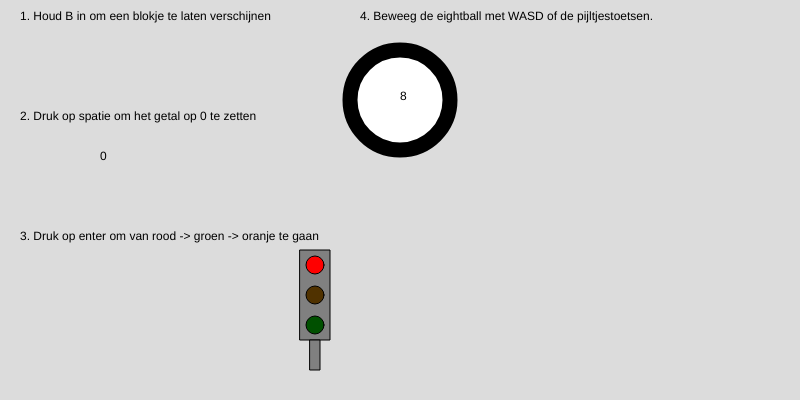
Frame 1 (no input)
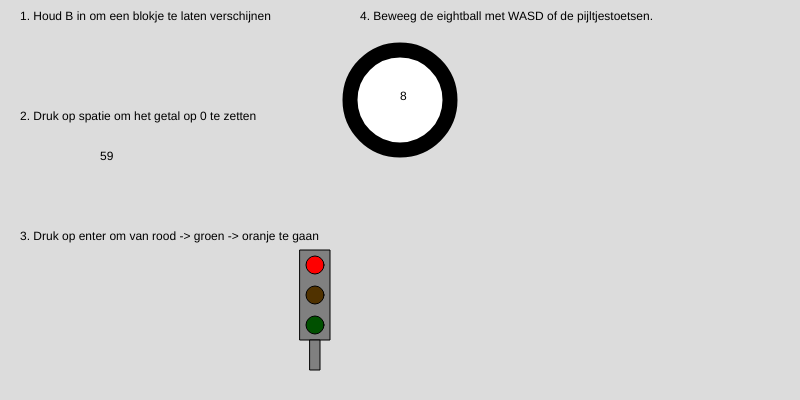
Frame 60 (no input)
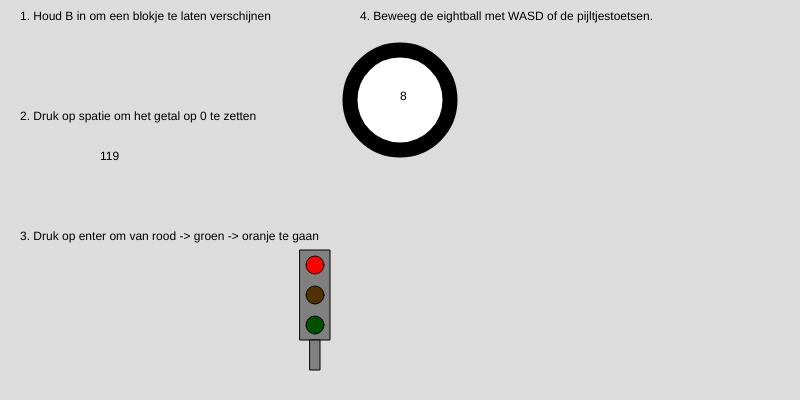
Frame 120 (the mouse pressed at the canvas centre since frame 60)

The p5.js sketch that drew these frames (run headless with seeded random() and noise() and a simulated clock; from frame 60 on, the mouse is pressed at the canvas centre):

// p5.js sketch
// ── sketch.js
let vierkant = false
let getal = 0
let licht = 0
let ballX = 400
let ballY = 100
function setup() {
  createCanvas(800, 400)
}

function draw() {
  background(220)
  fill(0,0,0)

  text("1. Houd B in om een blokje te laten verschijnen", 20, 20)
  text("2. Druk op spatie om het getal op 0 te zetten", 20,120)
  text("3. Druk op enter om van rood -> groen -> oranje te gaan",20,240)
  text("4. Beweeg de eightball met WASD of de pijltjestoetsen.",360,20)
  //als het vierkant true is, wordt het vierkant getekend
  if (vierkant == true) {
    strokeWeight(1)
    fill(255,255,255)
    rect(20, 30, 60, 60);
  }
  //getal + 1 
  fill(0,0,0)
  text(getal, 100, 160)
  getal += 1
  //reset getal bij 500
  if (getal >= 500) {
    getal = 0;
  }
  
  // stoplicht
strokeWeight(1)
fill(128,128,128)
rect(300,250,30,90)

// rood
if (licht == 0) {
  fill(255,0,0)
} else {
  fill(80,0,0)
}
circle(315,265,18)

// oranje
if (licht == 2) {
  fill(255,128,0)
} else {
  fill(80,50,0)
}
circle(315,295,18)

// groen
if (licht == 1) {
  fill(0,255,0)
} else {
  fill(0,80,0)
}
circle(315,325,18)

// paal
fill(128,128,128)
rect(310,340,10,30)

//8-ball
strokeWeight(15)
fill(255,255,255)
circle(ballX, ballY, 100)
fill(0,0,0)
text("8", ballX, ballY)

//zorgt ervoor dat de eightball aan de andere kant van het scherm verschijnt als hij buiten het scherm gaat
if (ballX > width  ) {
   ballX = 0
}
if (ballX < 0 ) {
   ballX = width
}
}
//wanneer de spatiebalk wordt ingedrukt, wordt het getal op 0 gezet
function keyPressed() { 
  if (keyCode == 32) {
    getal = 0;
  }
  //wanneer b wordt ingedrukt, verschijnt er een vierkant
  if (key == 'b' || key == 'B') {
    vierkant = true
  }
  if (keyCode == ENTER) {
   licht = licht + 1  
    if (licht > 2) { 
      licht = 0 }
  }
  //beweeg de eightball met de pijltjestoetsen en WASD
  if (keyCode == UP_ARROW) {
    ballY -= 10;
    console.log(keyCode)
  }
  if (keyCode == DOWN_ARROW) {
    ballY += 10;
  }
  if (keyCode == LEFT_ARROW) {
    ballX -= 10;
  }
  if (keyCode == RIGHT_ARROW) {
    ballX += 10;
  }
  if (key == 'w' || key == 'W') {
    ballY -= 10;
  }
  if (key == 's' || key == 'S') {
    ballY += 10;
  }
  if (key == 'a' || key == 'A') {
    ballX -= 10;
  }
  if (key == 'd' || key == 'D') {
    ballX += 10;
  }
}


//wanneer b wordt losgelaten, verdwijnt het vierkant
function keyReleased() {
  if (key == 'b' || key == 'B') {
    vierkant = false
  }
}
